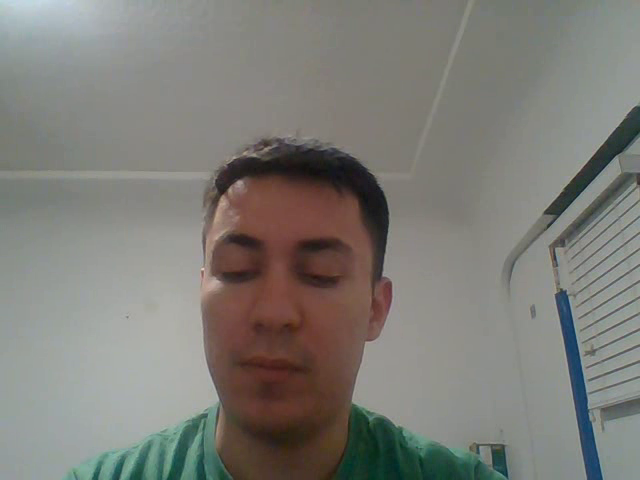
#> input picture frame 28 of opencv_temel_islemler/live.avi, 640 x 480 px, given in place of body.mp4, which was not available
$ python hareket_tespiti.py
#> lines starting #> are read from the running program, lines starting #| are printed output that depends on the picture; after the words box and inside, x2 and y2 are one past the last pixel; in counts of white or black regions, pixels touching at a corner belong together; pictures that were not available may be replaced by others from this repository, and a replacement may not be noted
import cv2

vid=cv2.VideoCapture("body.mp4")

ret,frame1=vid.read() # videonun ilk karesini cektik
#> frame1 is the input picture: shape (480, 640, 3); mean B, G, R 119.4, 124.9, 126
ret,frame2=vid.read() # videonun ikinci karesini cektik
while vid.isOpened(): # video devam ettigi surece
    #ret,frame2=vid.read()
    diff=cv2.absdiff(frame1,frame2)#ilk kare ile ikincinin farkini aldik
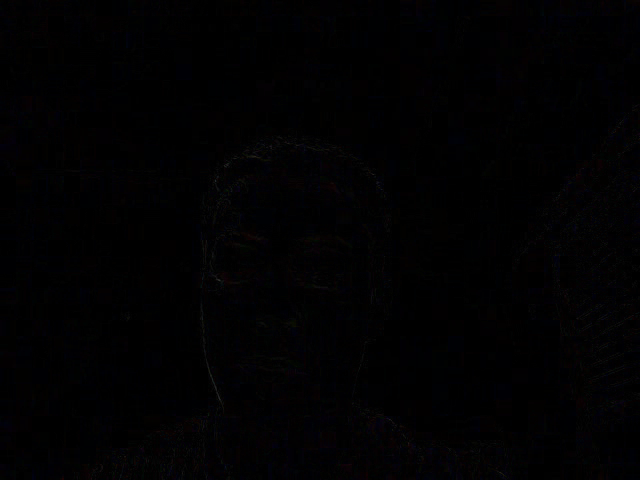
#> diff: shape (480, 640, 3); mean B, G, R 1.9, 1.1, 1.4
    cv2.imshow("diff",diff)
    gray=cv2.cvtColor(diff,cv2.COLOR_BGR2GRAY)#gri ton a cevirdik

    blur=cv2.GaussianBlur(gray,(5,5),0)#goruntuyu bulaniklastirdik
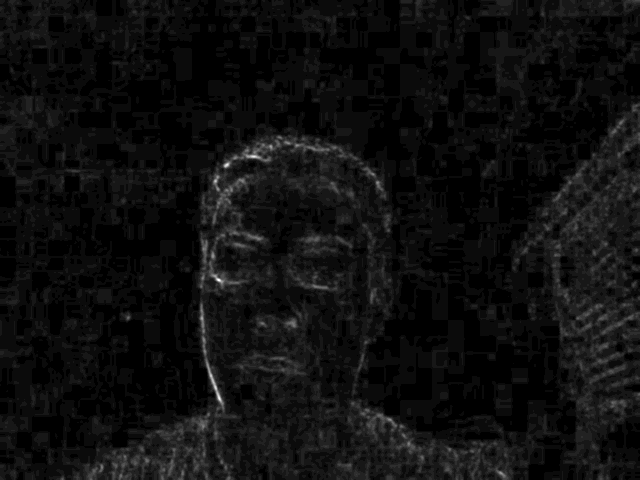
#> blur: shape (480, 640); min 0, max 22, mean 1.3; drawn with min black and max white
    cv2.imshow("blur",blur)
    a,thresh=cv2.threshold(blur,20,255,cv2.THRESH_BINARY)#treahold uyguladik, siyah ve beyaza cevirdik
#> thresh: shape (480, 640); 0% white in thin lines or dots, all inside (x1, y1, x2, y2) = (218, 279, 220, 399)

    dilated=cv2.dilate(thresh,(5,5),iterations=3)#3 kez kalinlastirma uyguladik
#> dilated: shape (480, 640); 0% white in thin lines or dots, all inside (x1, y1, x2, y2) = (218, 279, 220, 402)
    cv2.imshow("dilated",dilated)

    contours,a=cv2.findContours(dilated,cv2.RETR_TREE,cv2.CHAIN_APPROX_SIMPLE)# konturlari bulduk
#> contours = 2 contours, all with area under 20; a = [[1, -1, -1, -1], [-1, 0, -1, -1]]
    cv2.drawContours(frame1,contours,-1,(0,0,255),2)#konturlari cizdik
#> frame1: shape (480, 640, 3); 0.01% of pixels changed, all inside (x1, y1, x2, y2) = (217, 278, 221, 403)
    cv2.imshow("frame1",frame1)

    frame1=frame2 #framelerin bir sonrakine gecmesi icin
    ret,frame2=vid.read()


    if cv2.waitKey(5) & 0xFF==ord("q"):
#> (key q is pressed here)
        break

vid.release()
cv2.destroyAllWindows()

$ run again, starting later in the video
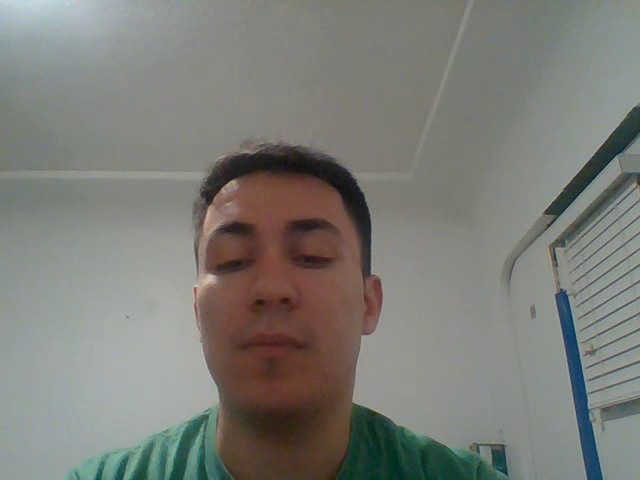
#> input picture frame 128 of opencv_temel_islemler/live.avi, 640 x 480 px, given in place of body.mp4, which was not available
#> frame1 is the input picture: shape (480, 640, 3); mean B, G, R 119.9, 125.4, 125
#> `blur=cv2.GaussianBlur(gray,(5,5),0)#goruntuyu bulaniklastirdik`:
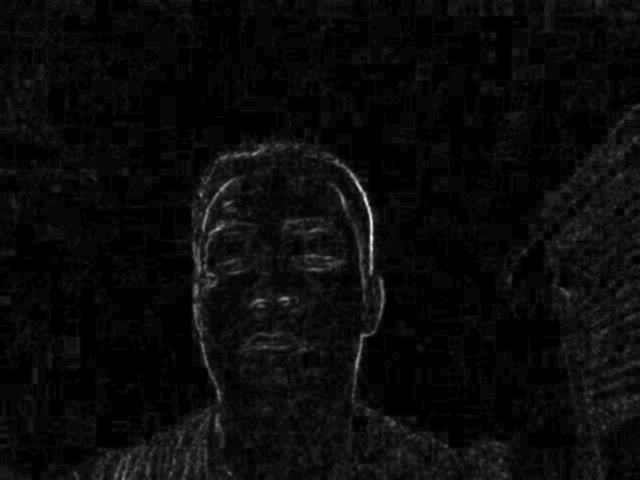
#> blur: shape (480, 640); min 0, max 33, mean 1.4; drawn with min black and max white
#> thresh: shape (480, 640); 0.05% white in thin lines or dots, all inside (x1, y1, x2, y2) = (217, 181, 373, 268)
#> dilated: shape (480, 640); 0.07% white in thin lines or dots, all inside (x1, y1, x2, y2) = (217, 181, 373, 271)
#> contours = 4 contours, 2 with area under 20; largest, box (x1, y1, x2, y2) and area: (363, 193, 373, 255) 98, (356, 181, 362, 194) 24; a = [[1, -1, -1, -1], [2, 0, -1, -1], [3, 1, -1, -1], [-1, 2, -1, -1]]
#> `cv2.drawContours(frame1,contours,-1,(0,0,255),2)#konturlari cizdik`:
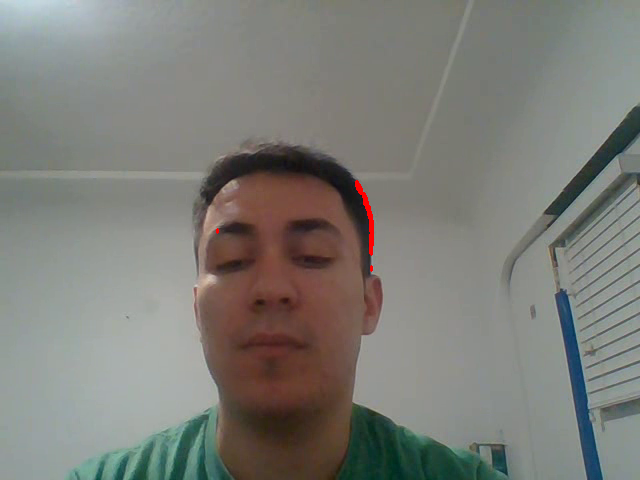
#> frame1: shape (480, 640, 3); 0.14% of pixels changed, all inside (x1, y1, x2, y2) = (216, 180, 374, 272)

$ run again, starting later in the video
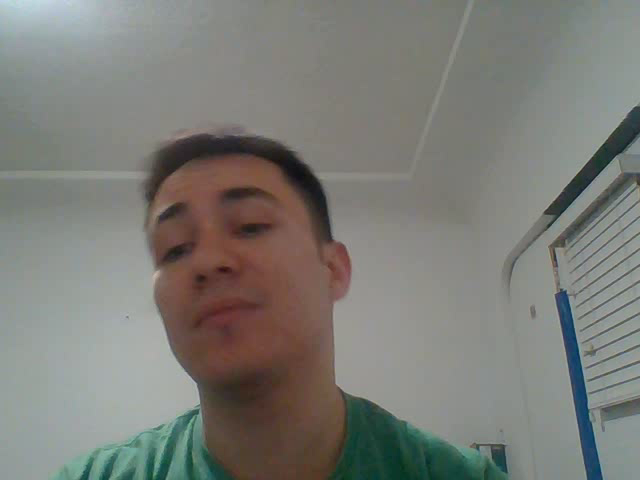
#> input picture frame 228 of opencv_temel_islemler/live.avi, 640 x 480 px, given in place of body.mp4, which was not available
#> frame1 is the input picture: shape (480, 640, 3); mean B, G, R 119, 124.4, 124.1
#> `a,thresh=cv2.threshold(blur,20,255,cv2.THRESH_BINARY)#treahold uygulad..`:
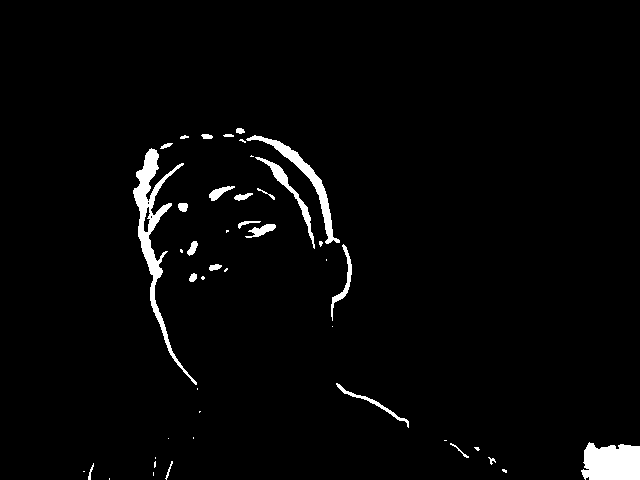
#> thresh: shape (480, 640); 2.6% white; 45 white regions (21 under 20 px), largest, box (x1, y1, x2, y2) and area: (133, 148, 197, 385) 2475, (581, 442, 640, 480) 1910, (246, 135, 340, 244) 1170
#> dilated: shape (480, 640); 3.4% white; 42 white regions (12 under 20 px)
#> contours = 43 contours, 17 with area under 20; largest, box (x1, y1, x2, y2) and area: (133, 148, 198, 393) 2733, (581, 442, 640, 480) 1848, (239, 135, 340, 247) 1339, (255, 157, 315, 252) 663, (336, 383, 409, 431) 420; a = 43 rows, first 6: [1, -1, -1, -1], [2, 0, -1, -1], [3, 1, -1, -1], [4, 2, -1, -1], [5, 3, -1, -1], [6, 4, -1, -1]
#> frame1: shape (480, 640, 3); 3.01% of pixels changed, all inside (x1, y1, x2, y2) = (82, 127, 640, 480)
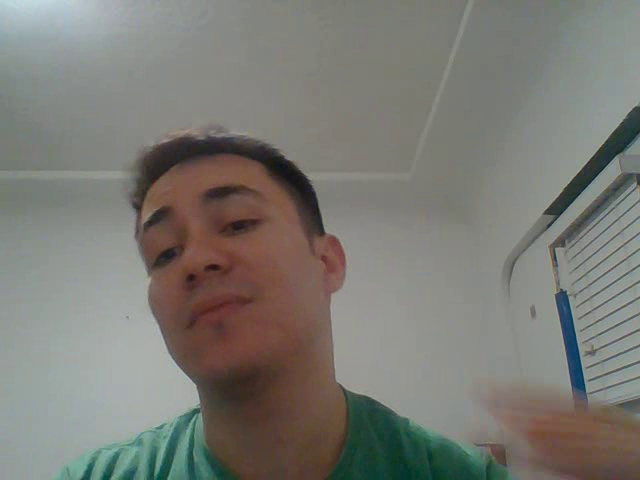
#> input picture frame 230 of opencv_temel_islemler/live.avi, 640 x 480 px, given in place of body.mp4, which was not available
#> frame2 is the input picture: shape (480, 640, 3); mean B, G, R 116.4, 122.5, 123.3
